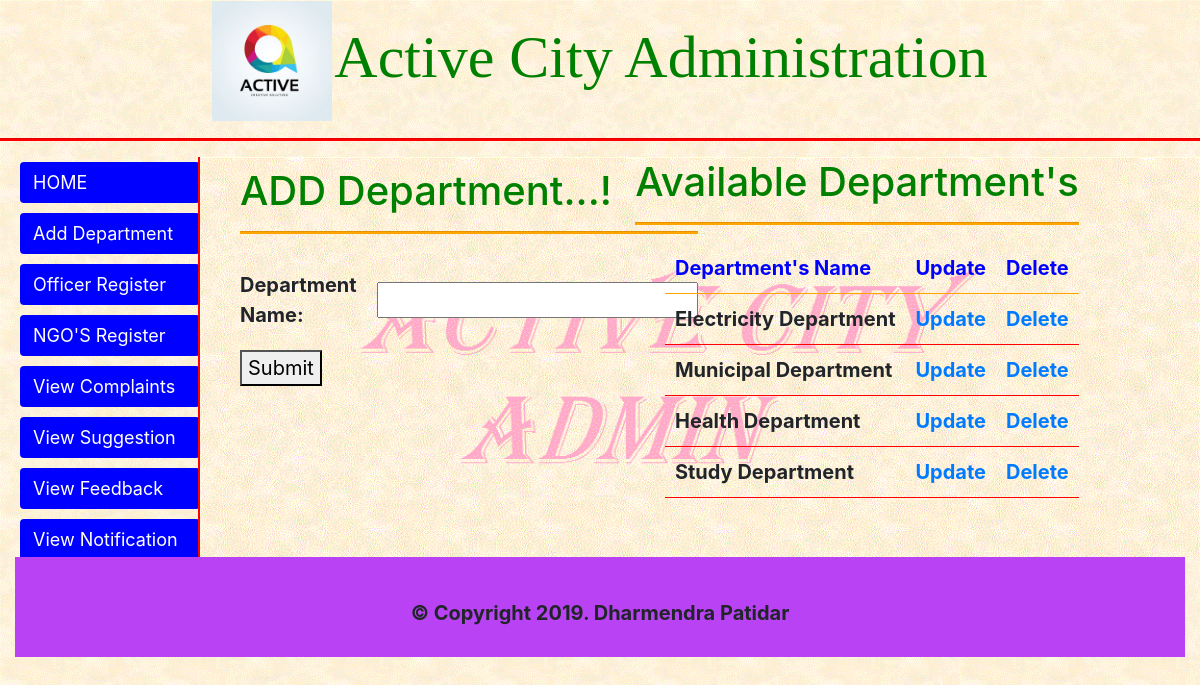
Page /Ac_Admin/add_department/ (signed in) on the committed database.
### Ac_Admin/models.py (models this page shows)
class Department_Table(models.Model):
    dept_name = models.CharField(primary_key=True,max_length=30)

### Ac_Admin/views.py (the view)
# urls.py: path('add_department/',views.add_department, name='admin_add_department'),
def add_department(request):
    try:
        username = request.session['username']
        qs = Department_Table.objects.all()
        if request.method == 'POST':
            dept_name = request.POST.get('dept_name')
            Department_Table(dept_name=dept_name).save()
            messages.success(request, 'Department Add Successfully')
            return redirect('admin_add_department')
        else:
            return render(request, 'ac_admin/department_index.html', {'data': qs})
    except KeyError:
        return redirect('admin_login')

### templates/ac_admin/department_index.html (shortened to what this page needs)
<!DOCTYPE html>
{% extends 'ac_admin/admin_index.html' %}
{% block body %}
    <div class="container-fluid">
        <div class="row">
            <div class="col-sm-5">
            {% if up_id %}
                <form action="{% url 'admin_update_department' %}" method="post">
                    {% csrf_token %}
                    <table class="dept-table">
                        <tr>
                            <th colspan="2"><h1>Update Department...!</h1><hr class="hr2"> </th>
                        </tr>
                    {% for v in up_id %}
                        <tr>
                            <th>Department Name:</th>
                            <th><input type="text" name="dept_name1" value="{{ v.dept_name }}">
                                <input type="hidden" name="dept_name" value="{{ v.dept_name }}">
                            </th>
                        </tr>
                    {% endfor %}
                        <tr>
                            <th><button type="submit">Update</button> </th>
                        </tr>
                    </table>
                </form>
            {% else %}
                <form action="{% url 'admin_add_department' %}" method="post">
                    <table class="dept-table">
                        <tr>
                            <th colspan="2"><h1>ADD Department...!</h1><hr class="hr2"> </th>
                        </tr>
                        <tr>
                            <th>Department Name:</th>
                            <th><input type="text" name="dept_name" required></th>
                        </tr>
                        <tr>
                            <th><button type="submit">Submit</button> </th>
                        </tr>
                    </table>
                </form>
            {% endif %}
            </div>
            <div class="col-sm-7">
                <form>
                <table>
                    <tr>
                        <th colspan="2"><h1>Available Department's</h1><hr class="hr2"> </th>
                    </tr>
                    <tr>
                        <th>
                            <table align="right" class="dept-details-table">
                                    <tr>
                                        <th>Department's Name</th>
                                        <th>Update</th>
                                        <th>Delete</th>
                                    </tr>
                                {% for obj in data %}
                                    <tr>
                                        <td>{{ obj.dept_name }}</td>
                                        <td><a href="{% url 'admin_update_department' %}?name={{ obj.dept_name }}"> Update</a> </td>
                                        <td><a href="{% url 'admin_delete_department' %}?name={{ obj.dept_name }} ">Delete</a></td>
                                    </tr>
                                {% endfor %}
                            </table>
                        </th>
                    </tr>
                </table>
                </form>
            </div>
        </div>
    </div>
{% endblock %}

### rows in the picture
Department_Table: dept_name "Electricity Department"
Department_Table: dept_name "Municipal Department"
Department_Table: dept_name "Health Department"
Department_Table: dept_name "Study Department"
